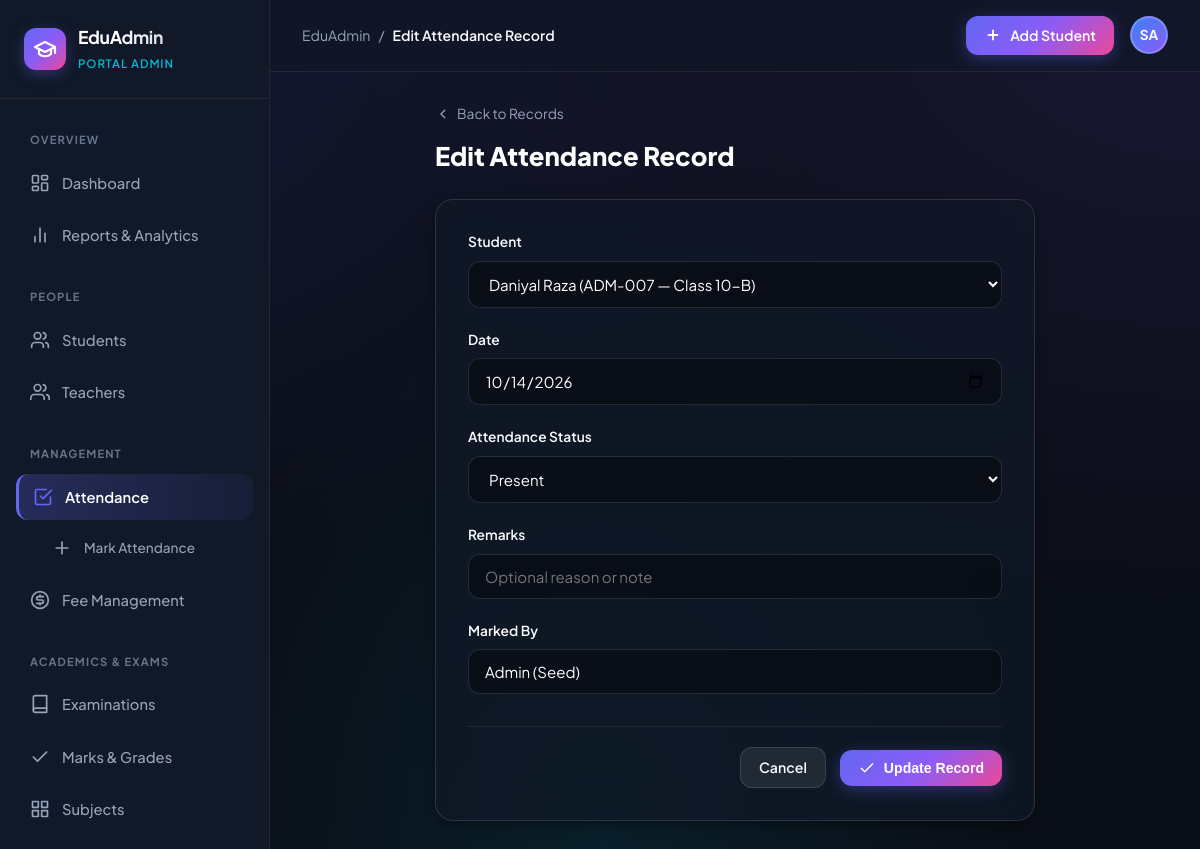
The page /attendance/2/edit/ on the database its author committed.
### attendance/models.py (models this page shows, shortened)
class AttendanceRecord(models.Model):
    STATUS_CHOICES = [
        ('Present', 'Present'),
        ('Absent', 'Absent'),
        ('Late', 'Late'),
        ('Leave', 'Leave (Excused)'),
    ]
    student = models.ForeignKey(
        Student, on_delete=models.CASCADE, related_name='attendance_records',
        verbose_name='Student'
    )
    date = models.DateField(verbose_name='Date')
    status = models.CharField(
        max_length=20, choices=STATUS_CHOICES, default='Present',
        verbose_name='Attendance Status'
    )
    remarks = models.CharField(
        max_length=200, blank=True, verbose_name='Remarks',
        help_text='Optional note (e.g. sick leave, family event)'
    )
    marked_by = models.CharField(
        max_length=100, blank=True, verbose_name='Marked By',
        help_text='Teacher or staff who marked attendance'
    )
    created_at = models.DateTimeField(auto_now_add=True)
    updated_at = models.DateTimeField(auto_now=True)
    class Meta:
        ordering = ['-date', 'student__student_name']
        unique_together = [('student', 'date')]
        verbose_name = 'Attendance Record'
        verbose_name_plural = 'Attendance Records'

### attendance/views.py (the view)
# urls.py: path('<int:id>/edit/', views.attendance_edit_view, name='attendance_edit'),
def attendance_edit_view(request, id):
    record = get_object_or_404(AttendanceRecord, id=id)
    if request.method == 'POST':
        form = AttendanceRecordForm(request.POST, instance=record)
        if form.is_valid():
            form.save()
            messages.success(request, f"Attendance record updated for '{record.student.student_name}'.")
            return redirect('attendance:attendance_list')
        messages.error(request, "Please correct the errors below.")
    else:
        form = AttendanceRecordForm(instance=record)
    context = {
        'page_title': 'Edit Attendance Record',
        'active_tab': 'attendance',
        'form': form,
        'record': record,
    }
    return render(request, 'attendance/attendance_edit.html', context)

### attendance/forms.py
class AttendanceRecordForm(forms.ModelForm):
    class Meta:
        model = AttendanceRecord
        fields = ['student', 'date', 'status', 'remarks', 'marked_by']
        widgets = {
            'student':   forms.Select(attrs={'class': 'form-control', 'id': 'id_student'}),
            'date':      forms.DateInput(attrs={'class': 'form-control', 'type': 'date', 'id': 'id_date'}),
            'status':    forms.Select(attrs={'class': 'form-control', 'id': 'id_status'}),
            'remarks':   forms.TextInput(attrs={'class': 'form-control', 'placeholder': 'Optional reason or note', 'id': 'id_remarks'}),
            'marked_by': forms.TextInput(attrs={'class': 'form-control', 'placeholder': 'Teacher name or ID', 'id': 'id_marked_by'}),
        }
    def __init__(self, *args, **kwargs):
        super().__init__(*args, **kwargs)
        self.fields['student'].queryset = Student.objects.all().order_by('student_name')
        self.fields['student'].label_from_instance = lambda s: f"{s.student_name} ({s.admission_number} — {s.student_class})"

### templates/attendance/attendance_edit.html (shortened to what this page needs)
{% extends 'students/base.html' %}
{% block content %}
<div style="max-width:600px; margin:0 auto;">
  <div style="margin-bottom:24px;">
    <a href="{% url 'attendance:attendance_list' %}" style="display:inline-flex; align-items:center; gap:6px; font-size:0.86rem; color:var(--text-muted); margin-bottom:12px;">
      <svg width="16" height="16" viewBox="0 0 24 24" fill="none" stroke="currentColor" stroke-width="2"><polyline points="15 18 9 12 15 6"/></svg>
      Back to Records
    </a>
    <h1 style="font-size:1.6rem; font-weight:800; color:#fff;">Edit Attendance Record</h1>
  </div>
  <div class="glass-card" style="padding:32px;">
    <form method="POST" id="edit-attendance-form" novalidate>
      {% for field in form %}
        <div class="form-group">
          <label class="form-label" for="{{ field.id_for_label }}">{{ field.label }}</label>
          {{ field }}
        </div>
      {% endfor %}
      <div class="form-actions">
        <a href="{% url 'attendance:attendance_list' %}" class="btn-secondary" id="btn-cancel-edit-att">Cancel</a>
        <button type="submit" class="btn-primary" id="btn-save-edit-att">
          <svg width="18" height="18" viewBox="0 0 24 24" fill="none" stroke="currentColor" stroke-width="2"><polyline points="20 6 9 17 4 12"/></svg>
          Update Record
        </button>
      </div>
    </form>
  </div>
</div>
{% endblock %}

### static/css/style.css (style rules this page uses)
:root { --bg-base: #0a0e17; --bg-surface: #111827; --bg-card: rgba(17, 24, 39, 0.75); --bg-card-hover: rgba(30, 41, 59, 0.85); --bg-glass: rgba(255, 255, 255, 0.04); --bg-glass-heavy: rgba(255, 255, 255, 0.08); --border-subtle: rgba(255, 255, 255, 0.07); --border-card: rgba(255, 255, 255, 0.12); --border-focus: #6366f1; --primary: #6366f1; --primary-hover: #4f46e5; --primary-gradient: linear-gradient(135deg, #6366f1 0%, #8b5cf6 50%, #ec4899 100%); --primary-glow: rgba(99, 102, 241, 0.35); --secondary: #06b6d4; --accent-purple: #8b5cf6; --success: #10b981; --success-glow: rgba(16, 185, 129, 0.25); --warning: #f59e0b; --warning-glow: rgba(245, 158, 11, 0.25); --danger: #ef4444; --danger-hover: #dc2626; --danger-glow: rgba(239, 68, 68, 0.25); --text-main: #f8fafc; --text-muted: #94a3b8; --text-dim: #64748b; --text-inverse: #0a0e17; --shadow-sm: 0 2px 4px rgba(0, 0, 0, 0.25); --shadow-md: 0 4px 12px rgba(0, 0, 0, 0.35); --shadow-lg: 0 12px 32px rgba(0, 0, 0, 0.45); --shadow-glow: 0 0 25px var(--primary-glow); --sidebar-width: 270px; --topbar-height: 72px; --radius-sm: 8px; --radius-md: 12px; --radius-lg: 18px; --radius-full: 9999px; --transition-fast: 0.18s ease; --transition-smooth: 0.3s cubic-bezier(0.4, 0, 0.2, 1); }
*, *::before, *::after { box-sizing: border-box; margin: 0; padding: 0; }
body { font-family: 'Plus Jakarta Sans', -apple-system, BlinkMacSystemFont, 'Segoe UI', Roboto, sans-serif; background-color: var(--bg-base); background-image: radial-gradient(at 0% 0%, rgba(99, 102, 241, 0.15) 0px, transparent 50%), radial-gradient(at 100% 0%, rgba(139, 92, 246, 0.12) 0px, transparent 50%), radial-gradient(at 50% 100%, rgba(6, 182, 212, 0.1) 0px, transparent 50%); background-attachment: fixed; color: var(--text-main); line-height: 1.5; min-height: 100vh; -webkit-font-smoothing: antialiased; }
a { color: inherit; text-decoration: none; }
.btn-primary { display: inline-flex; align-items: center; gap: 8px; padding: 9px 18px; border-radius: var(--radius-md); background: var(--primary-gradient); color: #fff; font-size: 0.88rem; font-weight: 600; border: none; cursor: pointer; box-shadow: 0 4px 16px var(--primary-glow); transition: all var(--transition-fast); }
.btn-secondary { display: inline-flex; align-items: center; gap: 8px; padding: 9px 18px; border-radius: var(--radius-md); background: var(--bg-glass-heavy); border: 1px solid var(--border-card); color: var(--text-main); font-size: 0.88rem; font-weight: 600; cursor: pointer; transition: all var(--transition-fast); }
.glass-card { background: var(--bg-card); backdrop-filter: blur(16px); border: 1px solid var(--border-card); border-radius: var(--radius-lg); padding: 24px; box-shadow: var(--shadow-md); transition: transform var(--transition-fast), border-color var(--transition-fast), box-shadow var(--transition-fast); }
.form-group { margin-bottom: 22px; }
.form-label { display: block; font-size: 0.86rem; font-weight: 600; color: var(--text-main); margin-bottom: 8px; }
.form-control { width: 100%; padding: 12px 16px; border-radius: var(--radius-md); background: rgba(0, 0, 0, 0.35); border: 1px solid var(--border-card); color: #fff; font-size: 0.94rem; font-family: inherit; outline: none; transition: all var(--transition-fast); }
.form-actions { display: flex; align-items: center; justify-content: flex-end; gap: 14px; margin-top: 32px; padding-top: 20px; border-top: 1px solid var(--border-subtle); }

### rows shown on the page
AttendanceRecord: form "Daniyal Raza (ADM-007 — Class 10-B)" "10/14/2026" "Present" "Admin (Seed)"

### other values the page prints
{{ page_title|default:"Overview" }} "Edit Attendance Record"
{{ field.label }} "Student" "Date" "Attendance Status" "Remarks" "Marked By"
